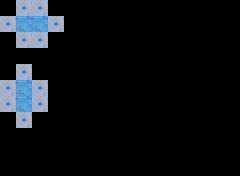

This is a level from a 2D game, rendered from its Tiled map with the project's own tilesets. A one-line summary and the map file follow, with tile-layer data summarised:
An orthogonal 15x11 tile map with 16x16 px tiles, 2 tile layers (regions, input_Floor), 1 hidden layer not drawn, 5 tilesets.

<map version="1.0" orientation="orthogonal" width="15" height="11" tilewidth="16" tileheight="16">
 <tileset firstgid="1" name="ground" tilewidth="16" tileheight="16">
  <image source="../assets/tileset-ground.png" width="48" height="16" />
 </tileset>
 <tileset firstgid="4" name="misc" tilewidth="16" tileheight="16">
  <image source="../assets/tileset-misc.png" width="64" height="16" />
  <tile id="3">
   <properties>
    <property name="goal" value="true" />
   </properties>
  </tile>
 </tileset>
 <tileset firstgid="8" name="pushblocks" tilewidth="16" tileheight="16">
  <image source="../assets/tileset-pushblocks.png" width="48" height="16" />
  <tile id="1">
   <properties>
    <property name="goal" value="true" />
    <property name="sprite" value="assets/frozen.sprite" />
   </properties>
  </tile>
 </tileset>
 <tileset firstgid="11" name="rocks" tilewidth="16" tileheight="16">
  <properties>
   <property name="collision" value="true" />
  </properties>
  <image source="../assets/tileset-rocks.png" width="256" height="48" />
 </tileset>
 <tileset firstgid="59" name="slippery" tilewidth="16" tileheight="16">
  <properties>
   <property name="slippery_block" value="true" />
   <property name="slippery_player" value="true" />
  </properties>
  <image source="../assets/tileset-slippery.png" width="256" height="48" />
 </tileset>
 <layer name="regions" width="15" height="11">
  <properties>
   <property name="DeleteTiles" value="1" />
  </properties>
  <data>[165 cells, 16 non-empty, 1 distinct tile ids]</data>
 </layer>
 <layer name="input_Floor" width="15" height="11">
  <properties>
   <property name="DeleteTiles" value="1" />
  </properties>
  <data>[165 cells, 16 non-empty, 2 distinct tile ids]</data>
 </layer>
 <layer name="output_Floor" width="15" height="11" visible="0">
  <properties>
   <property name="DeleteTiles" value="1" />
  </properties>
  <data>[165 cells, 7 non-empty, 5 distinct tile ids]</data>
 </layer>
</map>
